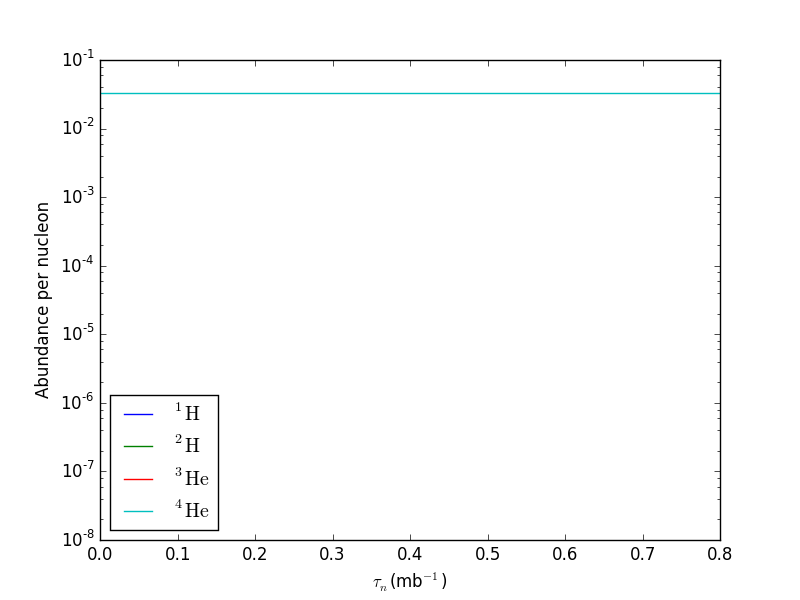

This chart was generated by the following Python code:
#!/usr/bin/python
# Imports
from xml.dom.minidom import parse
import xml.dom.minidom
import sys
import matplotlib.pyplot as plt

# USAGE
if len(sys.argv) < 4:
    print "\nUsage: python plot_mass.py INPUT_XML_FILE property nuclide_list",\
          "\nFor the property, it can have up to two tags.",\
          "\nExample1: python plot_mass.py my_output.xml time h1 he4",\
          "\nExample2: python plot_mass.py my_new_output.xml \"exposure,n\" fe56 fe57 fe58\n"
    exit()

# Set if plot abundance instead of mass fractions
ifabundance = "yes"

# Plot settings
# Output file name
output_figure_name = "plot_mass.png"
# Plot title on top of the figure
title = ""
# X label
xlabel = r"$\tau_n$(mb$^{-1}$)"
# Y label
ylabel = "Abundance per nucleon"
# legend location (0 is auto best)
# reference: http://matplotlib.org/api/pyplot_api.html#matplotlib.pyplot.legend
legend_location = 0
# Ranges. ifaxis == "no" applies default data range. [xbegin,xend,ybegin,yend]
ifaxis = "yes"
axis = [0, 0.8, 1.e-8, 1.e-1]
# Log. Toggle to "yes" if logarithmic axis is needed.
ifxlog = "no"
ifylog = "yes"
# symlog is used which will handle 0 values as linear scale locally.
ifxsymlog = "no"
ifysymlog = "no"

# Open XML document using minidom parser
DOMTree = xml.dom.minidom.parse(sys.argv[1])
collection = DOMTree.documentElement

# Read inputs
# Read property to plot on x axis
plot_property = sys.argv[2]
plot_property_list = []
plot_property_list.append(plot_property)
# For property with tags:
if not plot_property.isalnum():
    plot_property_list = plot_property.split(",")
if len(plot_property_list) > 3:
    print "\nToo many property tags (at most 2)!\n"
    exit()
# Read nuclide list
nuclide_list = []
for i in range(3, len(sys.argv)):
    nuclide_list.append(sys.argv[i])

# Create nuclide names for plotting
print_names = []
mass_numbers = []
for nuclide in nuclide_list:
    letters = nuclide[0].upper()
    numbers = ""
    for i in range(1, len(nuclide)):
        if nuclide[i].isalpha():
            letters += nuclide[i]
        if nuclide[i].isdigit():
            numbers += nuclide[i]
    name = r"^{%s}\rm{%s}" % (numbers, letters)
    print_names.append(name)
    mass_numbers.append(int(numbers))

# Create a dictionary
dict = {}
plot_properties = []
dict[plot_property] = plot_properties
for i in range(len(nuclide_list)):
    mass_list = []
    dict[nuclide_list[i]] = mass_list

# Get all the zones in the collection
zones = collection.getElementsByTagName("zone")

# Assign data for each zone
for zone in zones:

    zone_number = int(zone.getAttribute("label1"))

    # Get property lists
    props = zone.getElementsByTagName("property")
    for prop in props:
        if len(plot_property_list) == 1:
            if prop.getAttribute("name") == plot_property_list[0]:
                dict[plot_property].append(prop.firstChild.data)
        if len(plot_property_list) == 2:
            if prop.getAttribute("name") == plot_property_list[0] and\
                    prop.getAttribute("tag1") == plot_property_list[1]:
                dict[plot_property].append(prop.firstChild.data)

    # Get mass fractions
    zone_nuclides = zone.getElementsByTagName("nuclide")
    for nuclide in zone_nuclides:
        nuclide_name = nuclide.getAttribute("name")
        if nuclide_name in nuclide_list:
            nuclide_mass = nuclide.getElementsByTagName("x")[0].firstChild.data
            dict[nuclide_name].append(nuclide_mass)

    # Append mass list with 0 if not existing
    for nuclide in nuclide_list:
        if len(dict[nuclide]) < zone_number:
            dict[nuclide].append(0)

# Change from mass fraction to abundance per nucleon
if ifabundance == "yes":
    for i in range(len(nuclide_list)):
        for j in range(len(dict[nuclide_list[i]])):
            dict[nuclide_list[i]][j] = float(dict[nuclide_list[i]][j])\
                / mass_numbers[i]

# Plot
for i in range(len(nuclide_list)):
    plt.plot(dict[plot_property], dict[nuclide_list[i]],
             label=r"$%s$" % print_names[i])
plt.title(title)
plt.xlabel(xlabel)
plt.ylabel(ylabel)
plt.legend(loc=legend_location)
if ifaxis == "yes":
    plt.axis(axis)
if ifxlog == "yes":
    plt.xscale("log")
if ifylog == "yes":
    plt.yscale("log")
if ifxsymlog == "yes":
    plt.xscale("symlog")
if ifysymlog == "yes":
    plt.yscale("symlog")
plt.savefig(output_figure_name)
raw_input()
